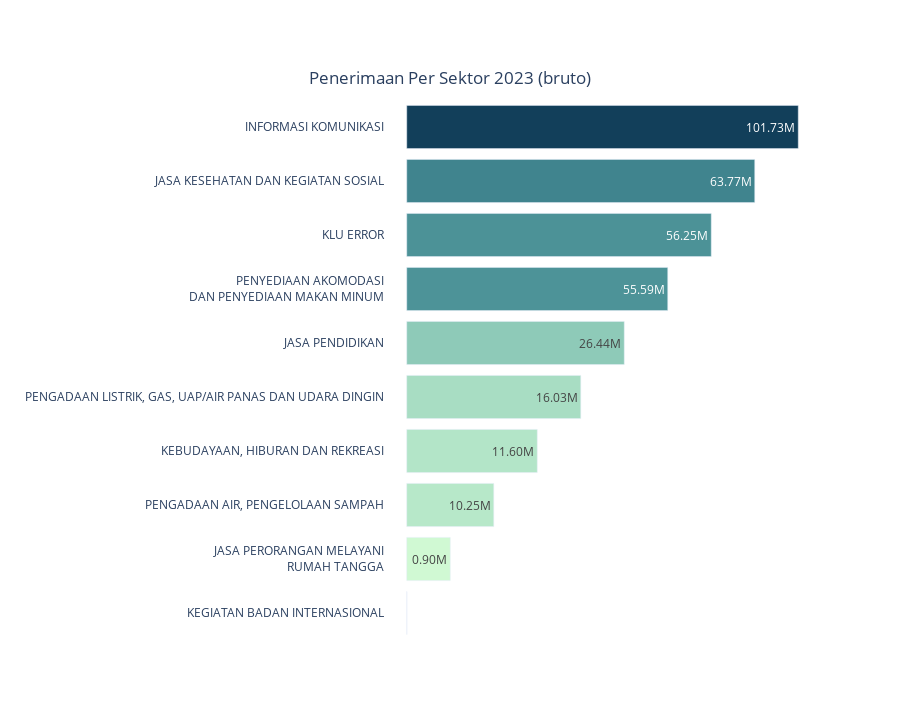

Notebook source saved alongside this figure:
### Code cell
px.bar(df
    .query("TAHUNBAYAR == 2023 & KET not in ('SPMKP')")
    .groupby('NM_KATEGORI', as_index=False)['NOMINAL']
    .sum()
    .sort_values(by='NOMINAL', ascending=True)[:10]
    .replace(dict_sektor)
    .assign(milyar = lambda x:(x['NOMINAL']/1000000000).apply(lambda y:'{:.2f}M'.format(y))),
    x='milyar',
    y='NM_KATEGORI',
    orientation='h',
    height=720,
    title='Penerimaan Per Sektor 2023 (bruto)',
    labels={'NM_KATEGORI':'', 'NOMINAL':''},
    color='NOMINAL',
    # color_continuous_scale='ylgnbu',
    text = 'milyar'
    # text_auto=',.2f'
).update_layout(
    title = dict(x=0.5, y=0.9),
    coloraxis_showscale=False,
    plot_bgcolor='white',
    xaxis_visible=False,
    margin = dict(l=0)
    )

### Figure 1 — Plotly figure (JSON) as saved in the notebook; plotly's stock layout.template omitted (floating-point values rounded to 4 significant figures)
{"data": [{"alignmentgroup": "True", "hovertemplate": "milyar=%{text}<br>=%{marker.color}<extra></extra>", "legendgroup": "", "marker": {"color": [35170761, 897282775, 10246497241, 11595777351, 16028680329, 26439450694, 55592446611, 56249791453, 63768908917, 101728313974], "coloraxis": "coloraxis", "pattern": {"shape": ""}}, "name": "", "offsetgroup": "", "orientation": "h", "showlegend": false, "text": ["0.04M", "0.90M", "10.25M", "11.60M", "16.03M", "26.44M", "55.59M", "56.25M", "63.77M", "101.73M"], "textposition": "auto", "type": "bar", "x": ["0.04M", "0.90M", "10.25M", "11.60M", "16.03M", "26.44M", "55.59M", "56.25M", "63.77M", "101.73M"], "xaxis": "x", "y": ["KEGIATAN BADAN INTERNASIONAL", "JASA PERORANGAN MELAYANI<br>RUMAH TANGGA", "PENGADAAN AIR, PENGELOLAAN SAMPAH", "KEBUDAYAAN, HIBURAN DAN REKREASI", "PENGADAAN LISTRIK, GAS, UAP/AIR PANAS DAN UDARA DINGIN", "JASA PENDIDIKAN", "PENYEDIAAN AKOMODASI<br>DAN PENYEDIAAN MAKAN MINUM", "KLU ERROR", "JASA KESEHATAN DAN KEGIATAN SOSIAL", "INFORMASI KOMUNIKASI"], "yaxis": "y"}], "layout": {"barmode": "relative", "coloraxis": {"colorbar": {"title": {"text": ""}}, "colorscale": [[0, "rgb(210, 251, 212)"], [0.1667, "rgb(165, 219, 194)"], [0.3333, "rgb(123, 188, 176)"], [0.5, "rgb(85, 156, 158)"], [0.6667, "rgb(58, 124, 137)"], [0.8333, "rgb(35, 93, 114)"], [1, "rgb(18, 63, 90)"]], "showscale": false}, "height": 720, "legend": {"tracegroupgap": 0}, "margin": {"l": 0}, "plot_bgcolor": "white", "title": {"text": "Penerimaan Per Sektor 2023 (bruto)", "x": 0.5, "y": 0.9}, "xaxis": {"anchor": "y", "domain": [0, 1], "title": {"text": "milyar"}, "visible": false}, "yaxis": {"anchor": "x", "domain": [0, 1], "title": {"text": ""}}}}
